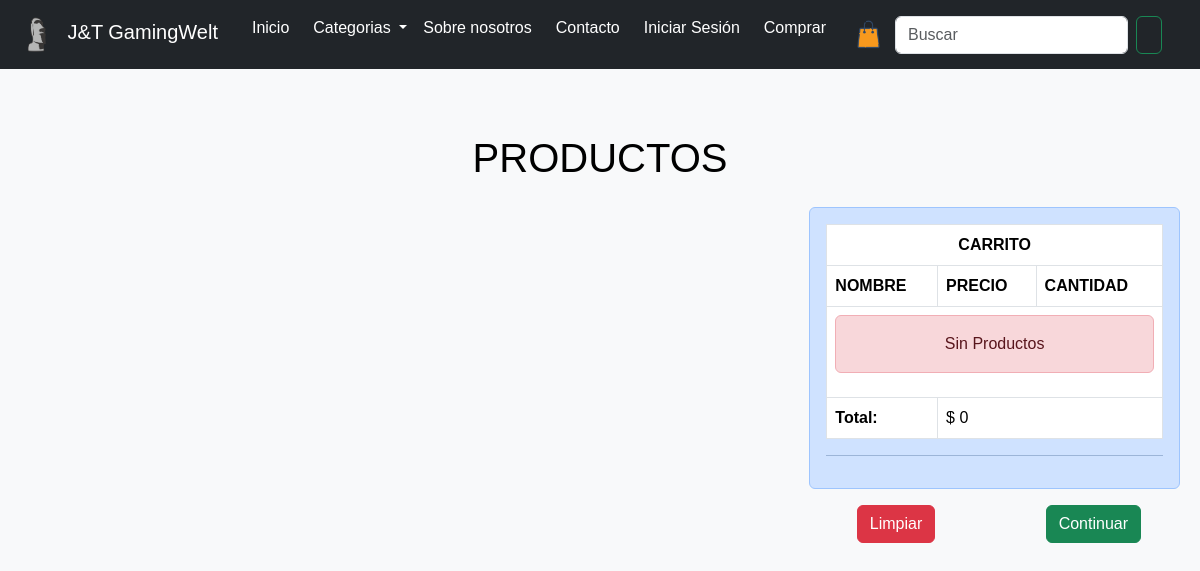
The app's page /tienda, older data.
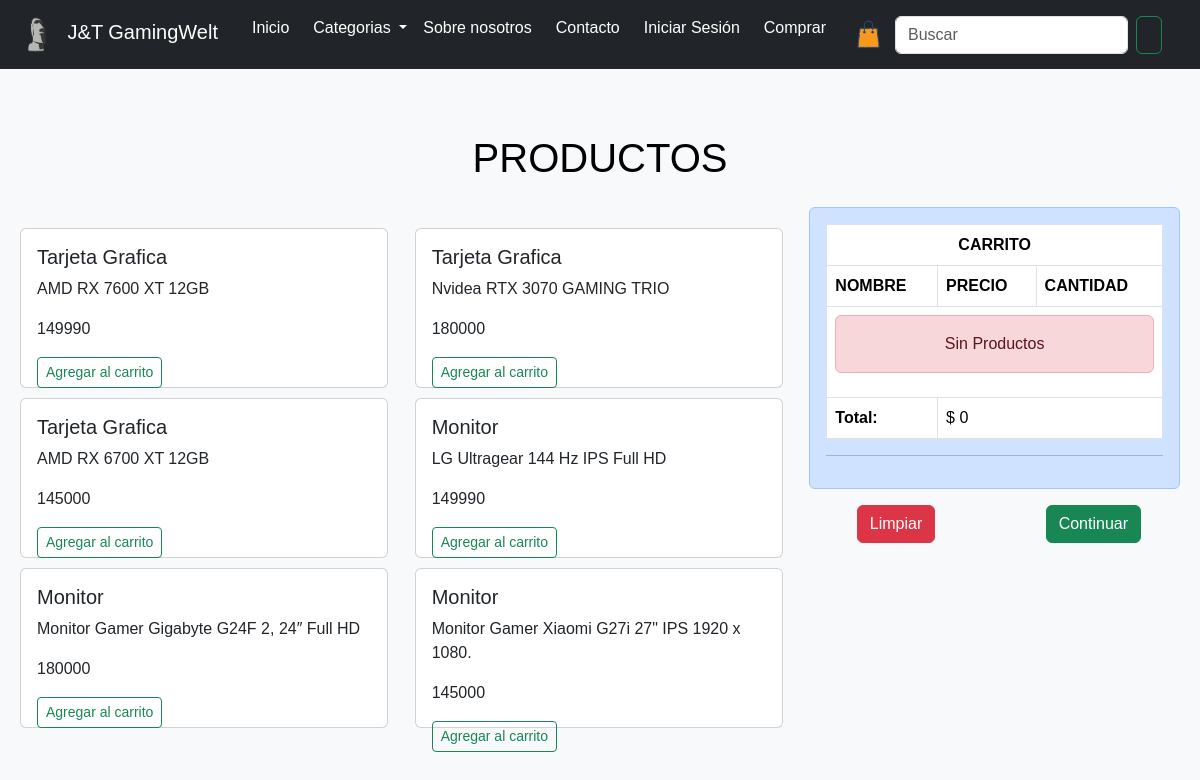
The same page, newer data.
### JyT/models.py (models this page shows, shortened)
class Producto(models.Model):
    nombrep = models.CharField(max_length=100)
    precio = models.IntegerField()
    descripcion = models.TextField(max_length=500)

### JyT/views.py (the view)
# urls.py: path("tienda", views.tienda, name="Tienda"),
def tienda(request):
        productos = Producto.objects.all()
        return render(request,"pages/tienda.html" , {'productos':productos})

### JyT/context_processors.py (called while the page is built)
def total_carrito(request):
    total = 0
    if request.user.is_authenticated:
        if "carrito" in request.session:
            carrito = request.session["carrito"]
            for key, value in carrito.items():
                total += int(value["precio"])
    return {"total_carrito": total}

### JyT/templates/pages/tienda.html (shortened to what this page needs)
{% load static %}
<!DOCTYPE html>
<html lang="en">
<head>
    <link rel="stylesheet" href="{% static 'CSS/bootstrap.min.css' %}">
    <link rel="stylesheet" href="{% static 'CSS/style.css' %}">
</head>
<body>
<nav class="navbar navbar-expand-lg navbar-dark bg-dark">
    <div class="container-fluid">
        <a class="navbar-brand" href="{% url 'index' %}">
            <img src="{% static 'img/moai.png' %}" width="50" height="35" class="d-inline-block align-top" alt="Logo"> J&T GamingWelt
        </a>
        <div class="collapse navbar-collapse justify-content-center" id="navbarNavDropdown">
            <ul class="navbar-nav">
                <li class="nav-item">
                    <a class="nav-link active me-2" aria-current="page" href="{% url 'index' %}">Inicio</a>
                </li>
                <li class="nav-item dropdown">
                    <a class="nav-link dropdown-toggle" href="#" role="button" data-bs-toggle="dropdown" aria-expanded="false"> Categorias </a>
                </li>
                <li class="nav-item">
                    <a class="nav-link active me-2" href="{% url 'sbnosotros' %}">Sobre nosotros</a>
                </li>
                <li class="nav-item">
                    <a class="nav-link active me-2" href="{% url 'contacto' %}">Contacto</a>
                </li>
                <li class="nav-item">
                    <a class="nav-link active me-2" href="{% url 'login' %}">Iniciar Sesión</a>
                </li>
                <li>
                    <a class="nav-link active me-2" href="{% url 'Tienda' %}">Comprar</a>
                </li>
                <li class="nav-item">
                    <a class="nav-link" href="#" id="carrito-img" data-bs-toggle="offcanvas" data-bs-target="#offcanvas" aria-controls="offcanvas">
                        <img src="{% static 'img/carrito.png' %}" width="37" height="37" alt="Carrito de compras">
                    </a>
                </li>
            </ul>
            <form class="d-flex">
                <input class="form-control me-2" type="search" placeholder="Buscar" aria-label="Search">
                <button class="btn btn-outline-success" type="submit"></button>
            </form>
        </div>
    </div>
</nav>
    <div class="container">
        <div class="row">
            <div class="col-12 align-self-center">
                <h1>PRODUCTOS</h1>
            </div>
        </div>
        <div class="row">
            <div class="col-8">
                <div class="row" style="padding: 16px 0;">
                    <div class="col-12">
                        <div class="row">
                            {% for producto in productos %}
                            <div class="col-6">
                                <div class="card" style="height: 10rem; width: 23rem; margin: 5px 0px;">
                                    <div class="card-body">
                                        <h5 class="card-title">{{ producto.nombrep }}</h5>
                                        <p class="card-text">{{ producto.descripcion }}</p>
                                        <p class="card-text">{{ producto.precio }}</p>
                                        <a href="{% url 'Add' producto.id %}" class="btn btn-outline-success btn-sm">Agregar al carrito</a>
                                    </div>
                                </div>
                            </div>
                            {% endfor %}
                        </div>
                    </div>
                </div>
            </div>
            <div class="col-4">
                {% include "carrito.html" %}
            </div>
        </div>
    </div>
</body>
</html>

### JyT/templates/carrito.html
<div class="alert alert-primary" role="alert">
  <table class="table table-bordered">
      <thead>
          <tr>
              <th scope="row" colspan="3" class="text-center">CARRITO</th>
          </tr>
          <tr>
              <th scope="col">NOMBRE</th>
              <th scope="col">PRECIO</th>
              <th scope="col">CANTIDAD</th>
          </tr>
      </thead>
      <tbody>
          {% if request.session.carrito.items %}
              {% for key, value in request.session.carrito.items %}
                  <tr>
                      <td>{{ value.descripcion }}</td>
                      <td>{{ value.precio }}</td>
                      <td>
                        <div>
                          <a href="{% url 'Add' value.producto_id %}" class="badge btn btn-dark badge-dark">+</a>
                          <a href="{% url 'Sub' value.producto_id %}" class="badge btn btn-dark badge-dark">-</a>
                        </div>
                      </td>
                  </tr>
              {% endfor %}
          {% else %}
              <tr>
                  <td colspan="3">
                      <div class="alert alert-danger text-center">Sin Productos</div>
                  </td>
              </tr>
          {% endif %}
          <tr>
              <th scope="row">Total:</th>
              <td colspan="2">$ {{ total_carrito }}</td>
          </tr>
      </tbody>
  </table>
  <hr>
</div>
<div class="row text-center">
  <div class="col-6"><a href="{% url 'CLS' %}" class="btn btn-danger">Limpiar</a></div>
  <div class="col-6"><a href="#" class="btn btn-success">Continuar</a></div>
</div>

### JyT/static/CSS/style.css (style rules this page uses)
body { font-family: Arial, sans-serif; margin: 0; padding: 0; background-color: #f8f9fa; }
.container { max-width: 1200px; margin: 0 auto; padding: 20px; }
.navbar { background-color: #343a40; margin-bottom: 20px; width: 100%; }
.navbar .form-control { width: 100%; max-width: 500px; margin-left: auto; margin-right: auto; }
.navbar-brand { margin-right: auto; font-size: 20px; }
.navbar-nav .nav-link { color: #ffffff; font-size: 16px; }
h1 { color: black; text-align: center; margin: 25px; }
.card { margin-bottom: 30px; }
body { overflow-x: hidden; }

Row changes from the older to the newer data that the page shows:
added Producto: nombrep "Tarjeta Grafica", descripcion "AMD RX 7600 XT 12GB", precio "149990"
added Producto: nombrep "Tarjeta Grafica", descripcion "Nvidea RTX 3070 GAMING TRIO", precio "180000"
added Producto: nombrep "Tarjeta Grafica", descripcion "AMD RX 6700 XT 12GB", precio "145000"
added Producto: nombrep "Monitor", descripcion "LG Ultragear 144 Hz IPS Full HD", precio "149990"
added Producto: nombrep "Monitor", descripcion "Monitor Gamer Gigabyte G24F 2, 24″ Full HD", precio "180000"
added Producto: nombrep "Monitor", descripcion "Monitor Gamer Xiaomi G27i 27\" IPS 1920 x 1080.", precio "145000"
